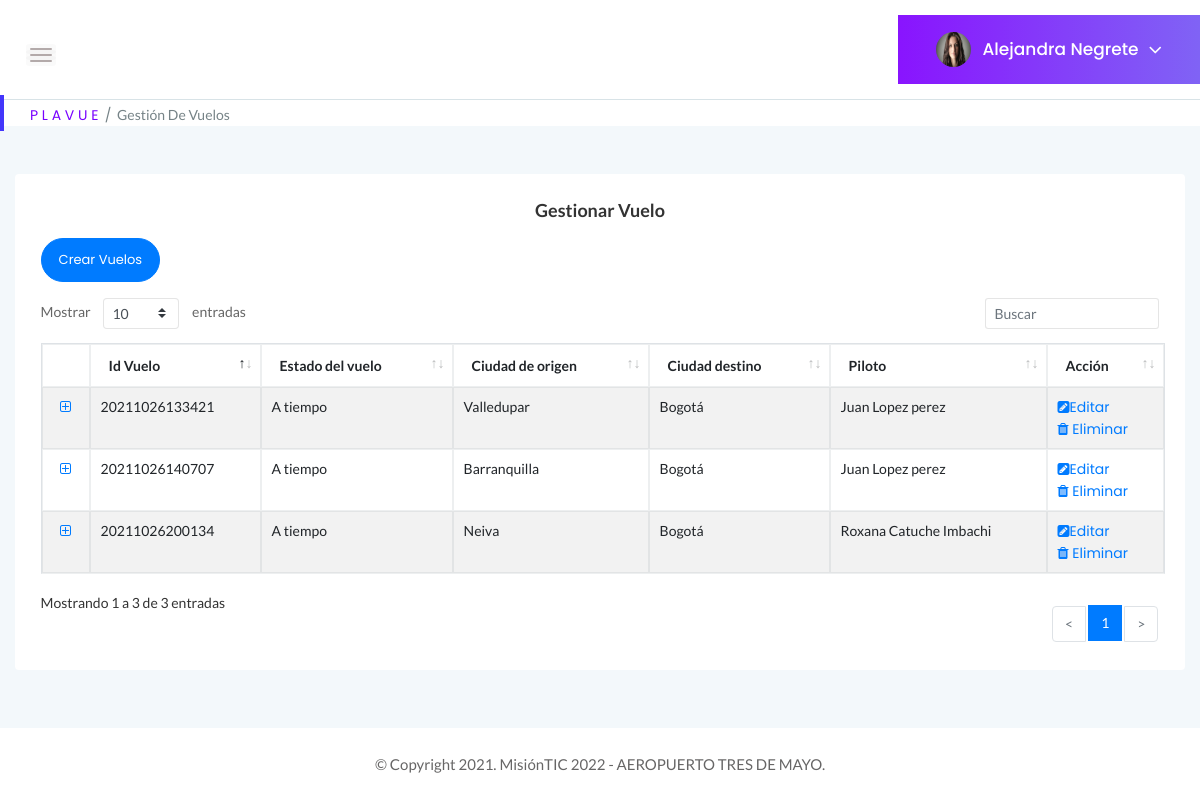
Before: /GestionVuelos (signed in) with the older database file.
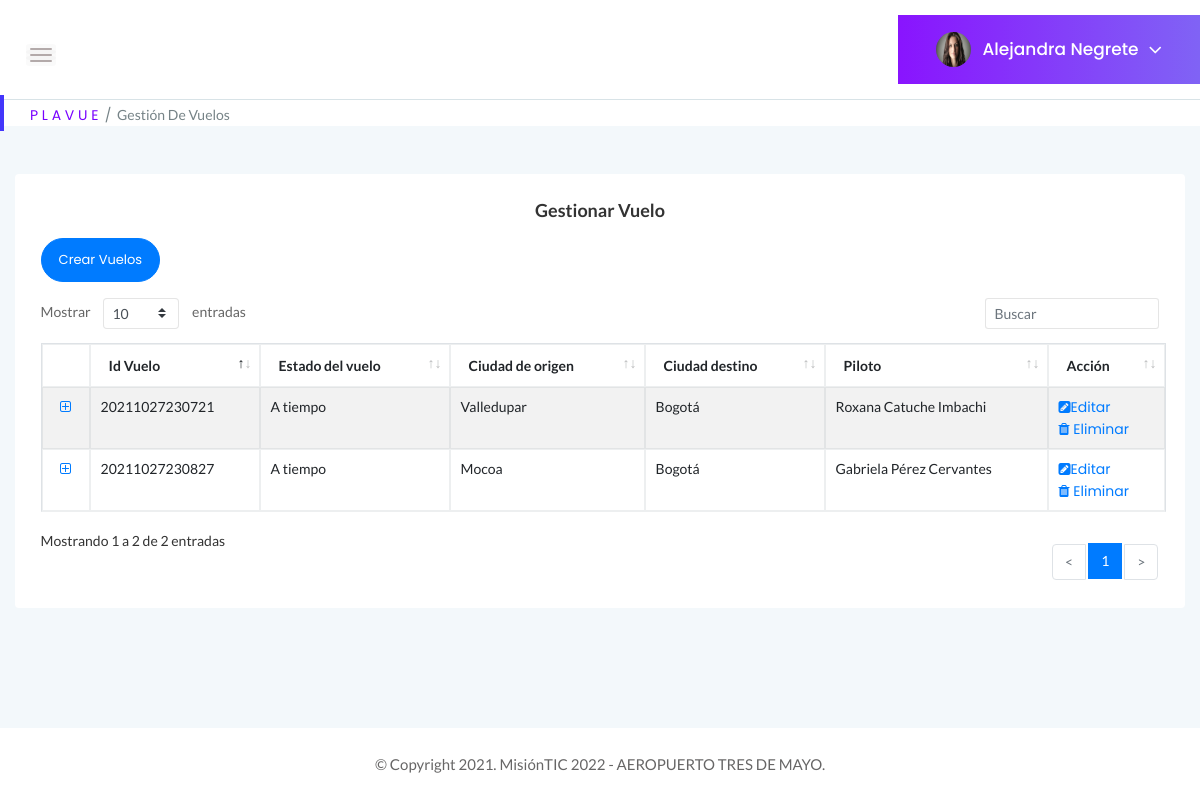
After: the same page with the newer database file.
### tables this page shows
CREATE TABLE Usuarios (Id_usuario BIGINT PRIMARY KEY, Documento BIGINT UNIQUE, tipoDocumento INTEGER REFERENCES tipo_documento (id_documento) ON DELETE RESTRICT ON UPDATE RESTRICT MATCH SIMPLE, contraseña VARCHAR NOT NULL, tipoPerfil INTEGER REFERENCES Perfil (Id_perfil) ON DELETE RESTRICT ON UPDATE RESTRICT, estadoUsuario INTEGER REFERENCES Estado (Id_estado) ON DELETE RESTRICT ON UPDATE RESTRICT, Nombre VARCHAR (100) NOT NULL, correo VARCHAR (100) UNIQUE NOT NULL, fechaNacimiento DATE, sexo INTEGER REFERENCES Genero (Id_genero) ON DELETE RESTRICT ON UPDATE RESTRICT, Celular BIGINT, nacionalidad INTEGER REFERENCES Nacionalidad (Id_pais) ON DELETE RESTRICT ON UPDATE RESTRICT, nombreContacto VARCHAR (100), numeroContacto BIGINT);

CREATE TABLE Vuelos (Id_vuelo INTEGER PRIMARY KEY UNIQUE, placa VARCHAR (20), aereolinea STRING, origen STRING, destino STRING, horaSalida TIME, horaLlegada TIME, fecha DATE, estado STRING, capacidad INT, reservas INTEGER, cupos INT, precio INT, piloto VARCHAR (100));

CREATE TABLE Ciudades (Id_ciudad INTEGER PRIMARY KEY, Ciudad VARCHAR (30));

### app.py (the view)
@app.route("/GestionVuelos", methods=["GET"])
def Gestion_Vuelos():
    if "usuario" in session:
        if request.method == "GET":
            try:
                with sqlite3.connect("Plavue.db") as con:
                    con.row_factory = sqlite3.Row
                    cur = con.cursor()
                    cur.execute("SELECT * FROM Usuarios WHERE correo = ?", [session["usuario"]])
                    query = cur.fetchone()
                with sqlite3.connect("Plavue.db") as con1:
                    con1.row_factory = sqlite3.Row
                    cur1 = con1.cursor()
                    cur1.execute("SELECT * FROM Vuelos")
                    query2 = cur1.fetchall()
                with sqlite3.connect("Plavue.db") as con2:
                    con2.row_factory = sqlite3.Row
                    cur2 = con2.cursor()
                    cur2.execute("SELECT * FROM Ciudades")
                    query3 = cur2.fetchall()
                return render_template("GestionVuelos.html", perfil = query, vuelos = query2, ciudad = query3)
            except Error as er:
                print('SQLite error: %s' % (' '.join(er.args)))
                print('SQLite traceback: ')
            return render_template("GestionVuelos.html")
    return render_template('Login.html')

### templates/GestionVuelos.html (shortened to what this page needs)
<!doctype html>
<html class="no-js" lang="en">
<head>
    <link rel="stylesheet" href="{{ url_for('static', filename='css/bootstrap.min.css') }}">
    <link rel="stylesheet" href="{{ url_for('static', filename='css/font-awesome.min.css') }}">
    <link rel="stylesheet" href="{{ url_for('static', filename='css/themify-icons.css') }}">
    <link rel="stylesheet" href="{{ url_for('static', filename='css/metisMenu.css') }}">
    <link rel="stylesheet" href="{{ url_for('static', filename='css/owl.carousel.min.css') }}">
    <link rel="stylesheet" href="{{ url_for('static', filename='css/slicknav.min.css') }}">
    <link rel="stylesheet" href="https://www.amcharts.com/lib/3/plugins/export/export.css" type="text/css" media="all" />
    <link rel="stylesheet" type="text/css" href="{{ url_for('static', filename='css/tables/jquery.dataTables.css') }}">
    <link rel="stylesheet" type="text/css" href="{{ url_for('static', filename='css/tables/dataTables.bootstrap4.min.css') }}">
    <link rel="stylesheet" type="text/css" href="{{ url_for('static', filename='css/tables/responsive.bootstrap.min.css') }}">
    <link rel="stylesheet" type="text/css" href="{{ url_for('static', filename='css/tables/responsive.jqueryui.min.css') }}">
    <link rel="stylesheet" href="{{ url_for('static', filename='css/typography.css') }}">
    <link rel="stylesheet" href="{{ url_for('static', filename='css/default-css.css') }}">
    <link rel="stylesheet" href="{{ url_for('static', filename='css/styles.css') }}">
    <link rel="stylesheet" href="{{ url_for('static', filename='css/responsive.css') }}">
    <link rel="stylesheet" href="{{ url_for('static', filename='js/vendor/select2.css') }}">
</head>
<body>
    <div class="page-container">
        <div class="main-content">
            <div class="header-area">
                <div class="row align-items-center">
                    <div class="col-md-6 col-sm-8 clearfix">
                        <div class="nav-btn pull-left">
                            <span></span>
                            <span></span>
                            <span></span>
                        </div>
                    </div>
                    <div class="col-sm-6 clearfix">
                        <div class="user-profile pull-right">
                            <img class="avatar user-thumb" src="static/images/icon/admin.jpg" alt="avatar">
                            <h4 class="user-name dropdown-toggle" data-toggle="dropdown">{{perfil[6]}}<i class="fa fa-angle-down"></i></h4>
                        </div>
                    </div>
                </div>
            </div>
            <div class="page-title-area">
                <div class="row align-items-center">
                    <div class="col-sm-12">
                        <div class="breadcrumbs-area clearfix">
                            <ul class="breadcrumbs pull-left">
                                <li><a href="../perfiladmin">P L A V U E</a></li>
                                <li><span>Gestión de vuelos</span></li>
                            </ul>
                        </div>
                    </div>
                </div>
            </div>
            <div class="body main-content-inner">
                <div class="row">
                    <div class="col-12 mt-5">
                        <div class="card">
                            <div class="card-body">
                                <h4 class="header-title" align="center">Gestionar Vuelo</h4>
                                <section class="panel">
                                    <header class="panel-heading">
                                        <a class="btn btn-rounded btn-primary mb-3" href="../CrearVuelos" role="button">Crear Vuelos</a>
                                    </header>
                                    <div class="panel-body">
                                        <table class="table table-bordered table-striped mb-none" id="datatable-gestionvuelos">
                                            <thead>
                                                <tr>
                                                    <th>Id Vuelo</th>
                                                    <th>Estado del vuelo</th>
                                                    <th>Ciudad de origen</th>
                                                    <th>Ciudad destino</th>
                                                    <th>Piloto</th>
                                                    <th>Acción</th>
                                                </tr>
                                            </thead>
                                            <tbody>
                                                {% for r in vuelos %}
                                                    <tr class="gradeX">
                                                        <td>{{r ["Id_vuelo"]}}</td>
                                                        <td>{{r ["estado"]}}</td>
                                                        <td>
                                                            {% for c in ciudad %}
                                                                {% if r["origen"] == c["Id_ciudad"] %}
                                                                    <span>{{c["Ciudad"]}}</span>
                                                                {% endif %}
                                                            {% endfor %}
                                                        </td>
                                                        <td>
                                                            {% for c in ciudad %}
                                                            {% if r["destino"] == c["Id_ciudad"] %}
                                                                <span>{{c["Ciudad"]}}</span>
                                                            {% endif %}
                                                            {% endfor %}
                                                        </td>
                                                        <td>{{r ["piloto"]}}</td>
                                                        <td class="center"><div ><a href="../EditarVuelos/{{r ['Id_vuelo']}}"><i
                                                            class="fa fa-pencil-square"></i>Editar</a></div><a href="../EliminarVuelos/{{r ['Id_vuelo']}}"><i class="fa fa-trash"></i> Eliminar</a></div></td>
                                                {% endfor %}
                                    </div>
                            </div>
                        </div>
                    </div>
                </div>
            </div>
        <footer>
            <div class="footer-area">
                <p>© Copyright 2021. MisiónTIC 2022 - AEROPUERTO TRES DE MAYO.</p>
            </div>
        </footer>
</body>
</html>

Changed rows visible on the page:
removed Vuelos: Id_vuelo "20211026133421", estado "A tiempo", piloto "Juan Lopez perez", Ciudades (Ciudad "Valledupar"), Ciudades (Ciudad "Bogotá")
removed Vuelos: Id_vuelo "20211026140707", estado "A tiempo", piloto "Juan Lopez perez", Ciudades (Ciudad "Bogotá")
no longer on this page (row unchanged): Ciudades: Ciudad "Barranquilla", shown under "20211026140707"
removed Vuelos: Id_vuelo "20211026200134", estado "A tiempo", piloto "Roxana Catuche Imbachi", Ciudades (Ciudad "Bogotá")
no longer on this page (row unchanged): Ciudades: Ciudad "Neiva", shown under "20211026200134"
added Vuelos: Id_vuelo "20211027230721", estado "A tiempo", piloto "Roxana Catuche Imbachi", Ciudades (Ciudad "Valledupar"), Ciudades (Ciudad "Bogotá")
added Vuelos: Id_vuelo "20211027230827", estado "A tiempo", piloto "Gabriela Pérez Cervantes", Ciudades (Ciudad "Bogotá")
now on this page (row unchanged): Ciudades: Ciudad "Mocoa", shown under "20211027230827"
Other visible differences:
text written by a page script: "Mostrar entradas Mostrando 1 a 3 de 3 entradas < 1 >" → "Mostrar entradas Mostrando 1 a 2 de 2 entradas < 1 >"
